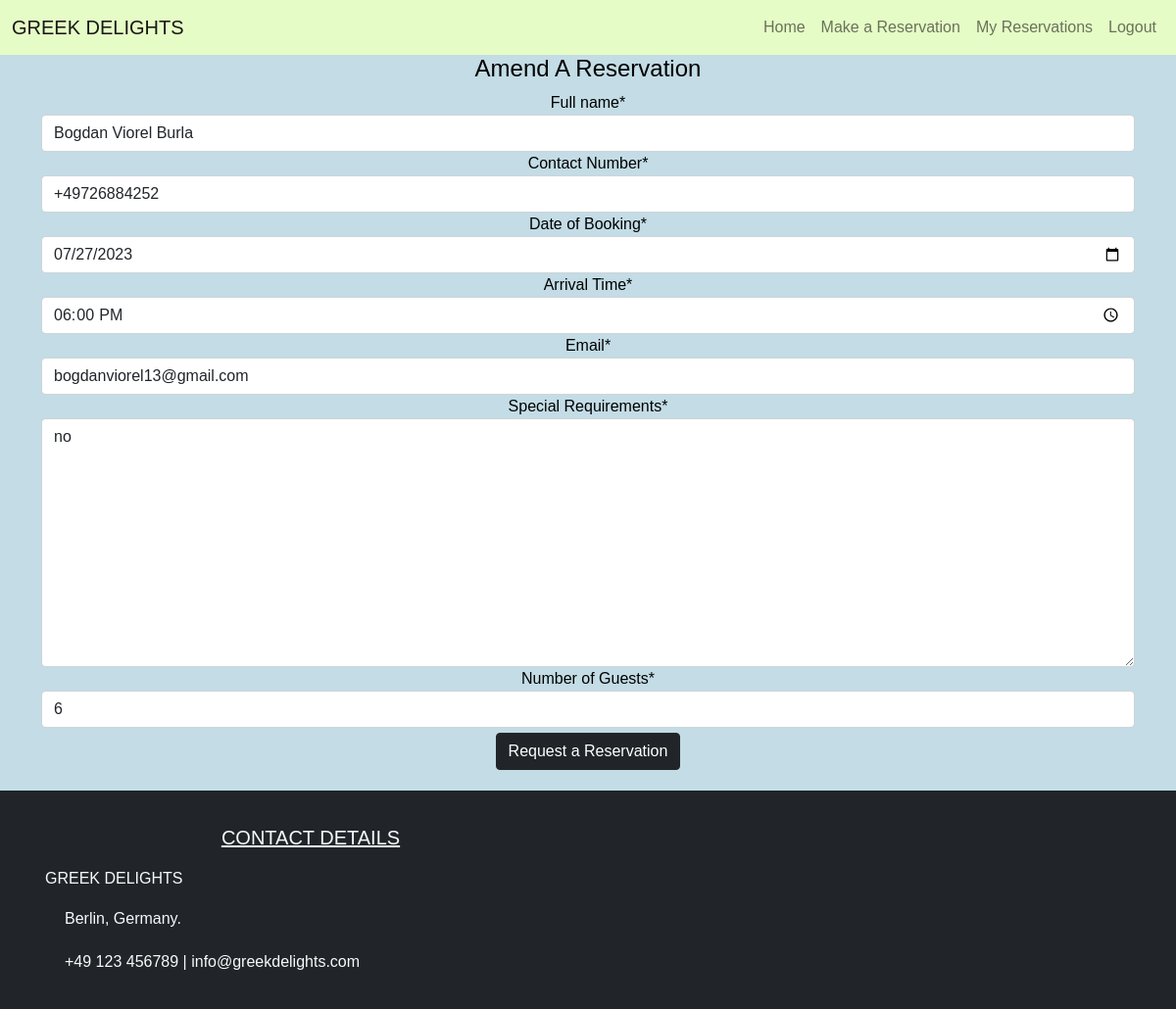
Page /amend/11/ (signed in) on the earlier database version.
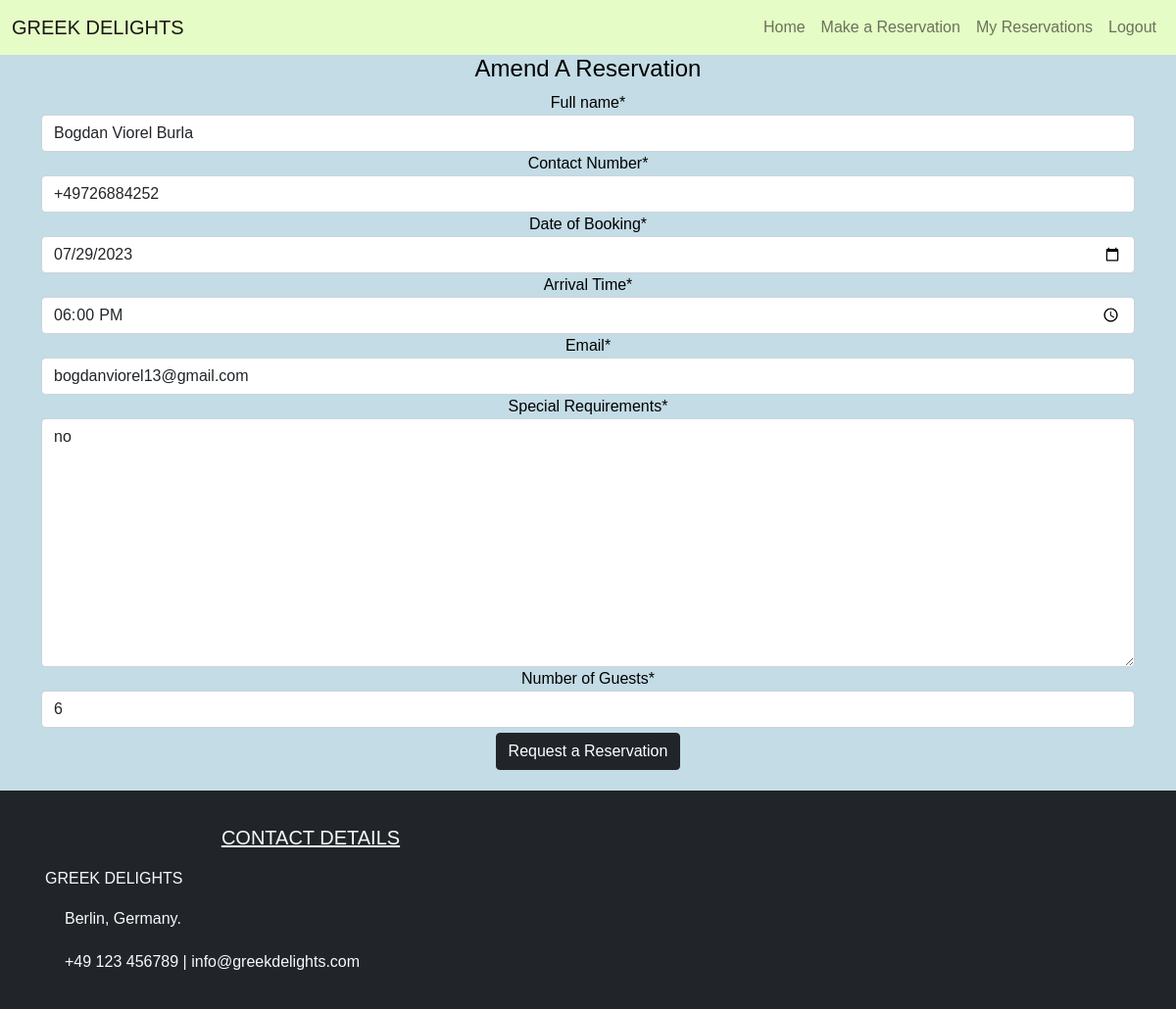
Same page on the later database version.
### reservation/models.py (models this page shows, shortened)
class Reservation(models.Model):
    user = models.ForeignKey(User, on_delete=models.CASCADE)
    full_name = models.CharField(max_length=300, blank=False)
    email = models.EmailField(max_length=300)
    phoneNumberRegex = RegexValidator(regex=r'^\+?1?\d{9,15}$')
    mobile = models.CharField(validators=[phoneNumberRegex], max_length=15, blank=False)
    date = models.DateField(blank=False)
    time = models.TimeField(blank=False)
    guests = models.PositiveIntegerField(blank=False)
    requests = models.TextField(max_length=400, blank=False)
    status = models.IntegerField(choices=STATUS, default=0)
    class Meta:
        ordering = ['-date']
        constraints = [
            models.UniqueConstraint(
                fields=['user', 'date', 'time'], name='unique_reservation'
            ),
        ]

### reservation/views.py (the view)
# urls.py: path('amend/<reservation_id>/', views.amend_reservation, name='amend'),
def amend_reservation(request, reservation_id):
    if request.user.is_authenticated:
        reservation = get_object_or_404(Reservation, id=reservation_id)
        current_user = request.user
        if current_user == reservation.user:
            context = {
                "mobile": reservation.mobile,
                "date": reservation.date,
                "time": reservation.time,
                "requests": reservation.requests,
                "guests": reservation.guests
            }
            if request.method == 'POST':
                reservation_form = ReservationForm(request.POST, instance=reservation)
                if reservation_form.is_valid():
                    updated_reservation = reservation_form.save(commit=False)
                    updated_reservation.status = 0
                    try:
                        updated_reservation.save()
                    except IntegrityError:
                        error = 'You have already requested this reservation'
                        return render(request, 'amend_reservation.html', {
                            "reservation_form": ReservationForm(request.POST),
                            'error': error,
                        })
                    return redirect(reverse("reservations"))
                else:
                    return render(request, 'amend_reservation.html', {
                        "reservation_form": ReservationForm(request.POST)
                    })
            else:
                reservation_form = ReservationForm(instance=reservation)
                return render(request, 'amend_reservation.html', {
                    "reservation_form": reservation_form,
                    "reservation_id": reservation_id
                })
        else:
            return redirect(reverse("reservations"))
    else:
        return redirect(reverse("account_login"))

### reservation/templates/amend_reservation.html (shortened to what this page needs)
{% extends "base.html" %}
{% block content %}
{% load crispy_forms_tags %}
<div class="container mb-3">
    <div class="row">
        <div class="col-lg-12 text-center">
            <h4 class="page-heading">Amend A Reservation</h4>
            <form method="POST">
                {{ reservation_form | crispy }}
                <button type="submit" class="btn btn-dark">Request a Reservation</button>
            </form>
        </div>
    </div>
</div>
{% endblock %}

Differences in the rows shown:
changed Reservation "Bogdan Viorel Burla": date "07/27/2023" → "07/29/2023"
